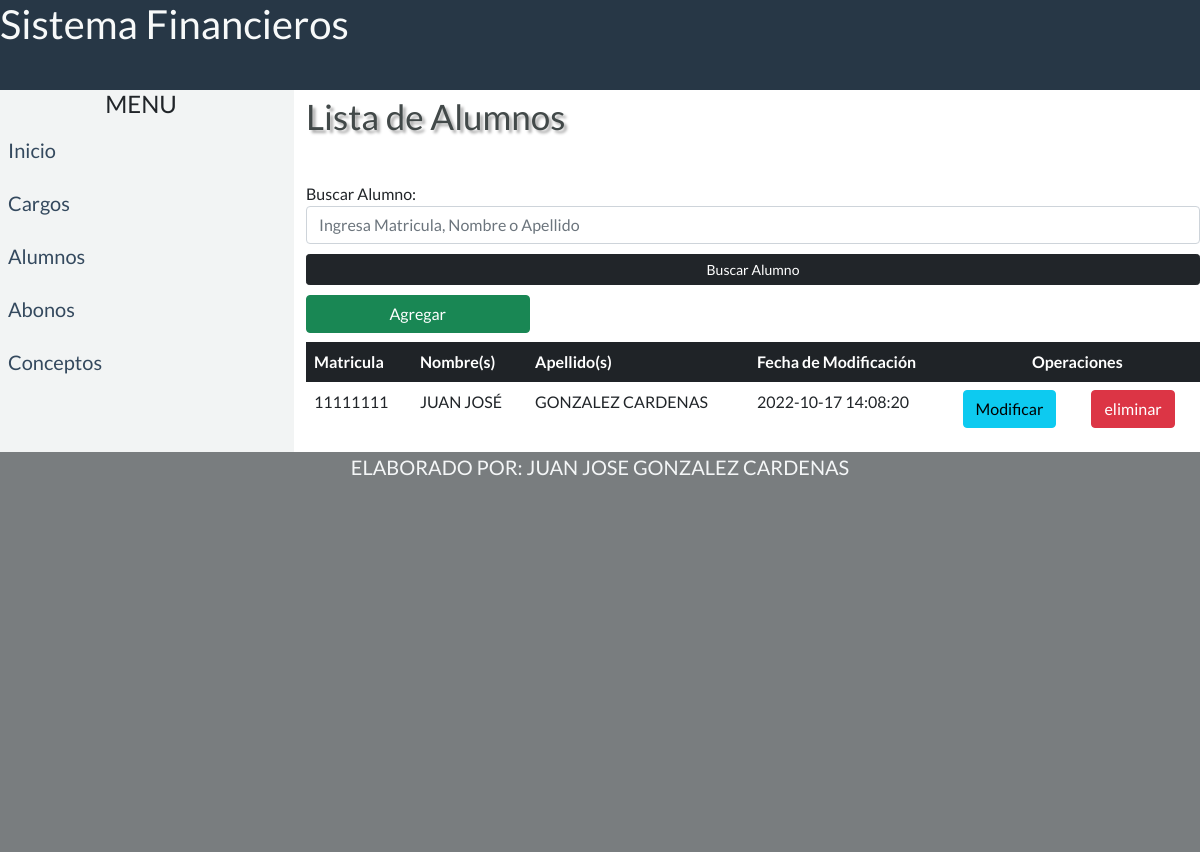
The app's page /consultaAlumnos.php with its own data.
### tables this page shows
CREATE TABLE IF NOT EXISTS `alumnos` (
  `id_alumno` int(11) NOT NULL AUTO_INCREMENT,
  `matricula` varchar(10) NOT NULL,
  `nombre` varchar(20) NOT NULL,
  `apellidos` varchar(20) NOT NULL,
  `fecha_modificacion` datetime NOT NULL,
  PRIMARY KEY (`id_alumno`),
  UNIQUE KEY `matricula_3` (`matricula`),
  KEY `matricula` (`matricula`),
  KEY `matricula_2` (`matricula`)
);

### consultaAlumnos.php (the view, shortened to what this page needs)
<?php
if (isset($_GET["texto_buscar"])) {
    $texto_buscar = $_GET["texto_buscar"];
} else {
    $texto_buscar = "";
}
?>
<!doctype html>
<html lang="es">
<head>
    <link rel="stylesheet" type="text/css" href="CSS/bootstrap.min.css">
    <link rel="stylesheet" type="text/css" href="CSS/estilos.css">
    <link rel="stylesheet" type="text/css" href="CSS/columnas.css">
</head>
<body>
    <div class="row">
        <div class="col-12 header">
        </div>
    </div>
    <div class="row">
        <div class="col-3 menu">
        </div>
        <div class="col-9">
            <h3 class="titulosecond">Lista de Alumnos</h3>
            <form>
                <label class="col-12">Buscar Alumno:</label>
                <input type="text" name="texto_buscar" autofocus="autofocus" class=" form-control" placeholder="Ingresa Matricula, Nombre o Apellido" value="<?php echo $texto_buscar; ?>" style="margin-bottom: 10px;" />
                <input type="submit" class="col-12  btn btn-dark btn-sm" name="buscar" value="Buscar Alumno" style="margin-bottom: 10px;">
            </form>
            <button class="col-3 btn btn-success" onclick="location.href = 'formularioAgregarAlumno.php'" title="Agregar un Alumno">Agregar</button>
            <table class="table table-striped table-hover col-12">
                <tr>
                    <th class="table-dark">Matricula</th>
                    <th class="table-dark">Nombre(s)</th>
                    <th class="table-dark">Apellido(s)</th>
                    <th class="table-dark">Fecha de Modificación</th>
                    <th class="table-dark" colspan="2" style="text-align: center;">Operaciones</th>
                </tr>
                <?php
                require_once 'conexion.php';
                $sql = "SELECT * FROM alumnos WHERE matricula like'%$texto_buscar%'
                             OR nombre like '%$texto_buscar%' OR apellidos like '%$texto_buscar%'";
                $resultado = $db->query($sql);
                while ($registro = $resultado->fetch_array()) {
                    echo '<tr>';
                    echo '<td>' . $registro['matricula'] . '</td>';
                    echo '<td>' . $registro['nombre'] . '</td>';
                    echo '<td>' . $registro['apellidos'] . '</td>';
                    echo '<td>' . $registro['fecha_modificacion'] . '</td>';
                    echo '<td><a href="modificarAlumno.php?matricula=' . $registro["matricula"] . '"><button class="btn btn-info">Modificar</button></a></td>';
                    echo '<td><a href="eliminarAlumno.php?matricula=' . $registro["matricula"] . '"><button class="btn btn-danger">eliminar</button></a></td>';
                    echo '</tr>';
                }
                ?>
            </table>
        </div>
    </div>
    <footer class="col-12 footerend">
    </footer>
</body>
</html>

### CSS/estilos.css (style rules this page uses)
* { font-family: "Lato", sans-serif; padding: 0; margin: 0; }
.titulosecond { font-size: 35px; text-align: left; color: RGB(66, 73, 73); padding-top: 5px; margin-bottom: 5%; text-shadow: 3px 3px 3px #ababab; }
table { margin-top: 1%; }
th, td { border: none; }

### CSS/columnas.css (style rules this page uses)
.row::after { clear: both; display: table; }
[class*="col-"] { float: left; padding: 0px, 5px, 0px, 5px; }
.col-3 { width: 25%; }
.col-9 { width: 75%; }
.col-12 { width: 100%; }
.header { background-color: rgb(39, 55, 70); text-align: left; color: rgb(247, 249, 249); height: 90px; width: 100%; }
li h4 { text-align: center; }
.menu { background-color: RGB(242, 244, 244); height: auto; }
.menu ul { list-style-type: none; margin: 0; padding: 0; }
.menu li a { display: block; font-size: 20px; text-decoration: none; padding: 8px; margin-bottom: 7px; color: RGB(52, 73, 94); }
.footerend { background-color:RGB(121, 125, 127); height:50vh; width: 100%; text-align: center; font-size: 20px; color: RGB(244, 246, 247); }

### records on screen
alumnos: matricula "11111111", nombre "JUAN JOSÉ", apellidos "GONZALEZ CARDENAS", fecha_modificacion "2022-10-17 14:08:20"
